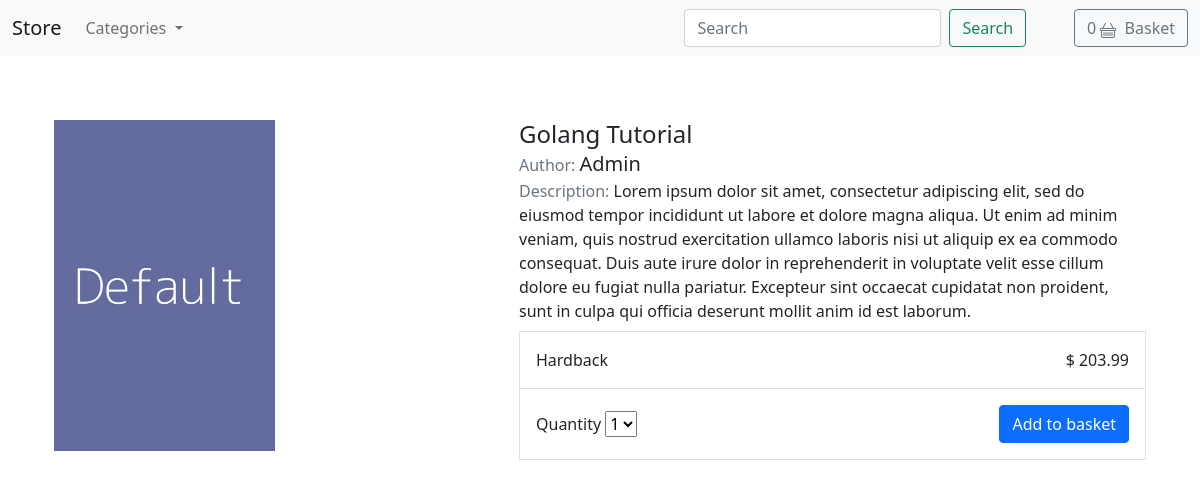
The app's page /product/golang-tutorial/ with its own data.
### store/models.py (models this page shows, shortened)
class CreateUpdateMixin(models.Model):
    created_at = models.DateTimeField(auto_now_add=True)
    updated_at = models.DateTimeField(auto_now=True)
    class Meta:
        abstract = True

class Product(CreateUpdateMixin):
    category = models.ForeignKey(Category, related_name='products', on_delete=models.CASCADE)
    created_by = models.ForeignKey(User, on_delete=models.CASCADE)
    title = models.CharField(max_length=255)
    author = models.CharField(max_length=100, default='admin')
    description = models.TextField(blank=True)
    image = models.ImageField(upload_to='images/', default='defaults/default_book_img.png')
    slug = models.SlugField(max_length=255, unique=True)
    price = models.DecimalField(max_digits=5, decimal_places=2)
    in_stock = models.BooleanField(default=True)
    is_active = models.BooleanField(default=True)
    objects = models.Manager()
    products = ProductManager()
    class Meta:
        ordering = ('-created_at',)

### store/views.py (the view)
# urls.py: path('product/<slug:slug>/', product_detail, name='product_detail'),
def product_detail(request, slug):
    product = get_object_or_404(Product, slug=slug, in_stock=True)
    context = {
        'product': product,
    }
    return render(request, 'store/products/detail.html', context)

### basket/basket.py (called while the page is built)
    def __len__(self):
        return sum(int(item['quantity']) for item in self.basket.values())

### basket/context_processors.py (called while the page is built)
def get_basket(request):
    return {'basket': Basket(request)}

### store/context_processors/categories.py (called while the page is built)
def get_category(request):
    return {'categories': Category.objects.all()}

### store/models.py (called while the page is built)
    def get_absolute_url(self):
        return reverse('store:category_list', kwargs={'slug': self.slug})

### templates/store/products/detail.html (shortened to what this page needs)
{% extends 'store/base.html' %}
{% block content %}
  <main class="container pt-5">
    <div class="row">
      <div class="col-md-5">
        <img src="{{ product.image.url }}" alt="Product image" class="img-fluid w-50 mx-auto">
      </div>
      <div class="col-md-7">
        <h1 class="h4 mb-0">{{ product.title|title }}</h1>
        <p class="mb-0"><span class="text-secondary ">Author: </span><span
                class="lead">{{ product.author|title }}</span></p>
        <p class="mb-2"><span class="text-secondary">Description: </span><span>{{ product.description }}</span></p>
        <div class="border">
          <div class="col border-bottom">
            <div class="row p-3">
              <div class="col-6">Hardback</div>
              <div class="col-6 text-end">$ {{ product.price }}</div>
            </div>
          </div>
          <div class="col">
            <div class="row p-3">
              <div class="col-6 my-auto">
                <label for="select">Quantity</label>
                <select name="select" id="select">
                  <option value="1">1</option>
                </select>
              </div>
              <div class="col-6 text-end">
                <button type="button" id="add-button" value="{{ product.id }}" class="btn btn-primary">Add to basket
                </button>
              </div>
            </div>
          </div>
        </div>
      </div>
    </div>
  </main>
{% endblock %}

### records on screen
Product: image (placeholder picture), title "Golang Tutorial", author "Admin", description "Lorem ipsum dolor sit amet, consectetur adipiscing elit, sed do eiusmod tempor incididunt ut labore et dolore magna aliqua. Ut enim ad minim veniam, quis nostrud exercitation ullamco laboris nisi ut aliquip ex ea commodo consequat. Duis aute irure dolor in reprehenderit in voluptate velit esse cillum dolore eu fugiat nulla pariatur. Excepteur sint occaecat cupidatat non proident, sunt in culpa qui officia deserunt mollit anim id est laborum.", price "203.99"

### other values on screen
{{ basket|length }} "0"
